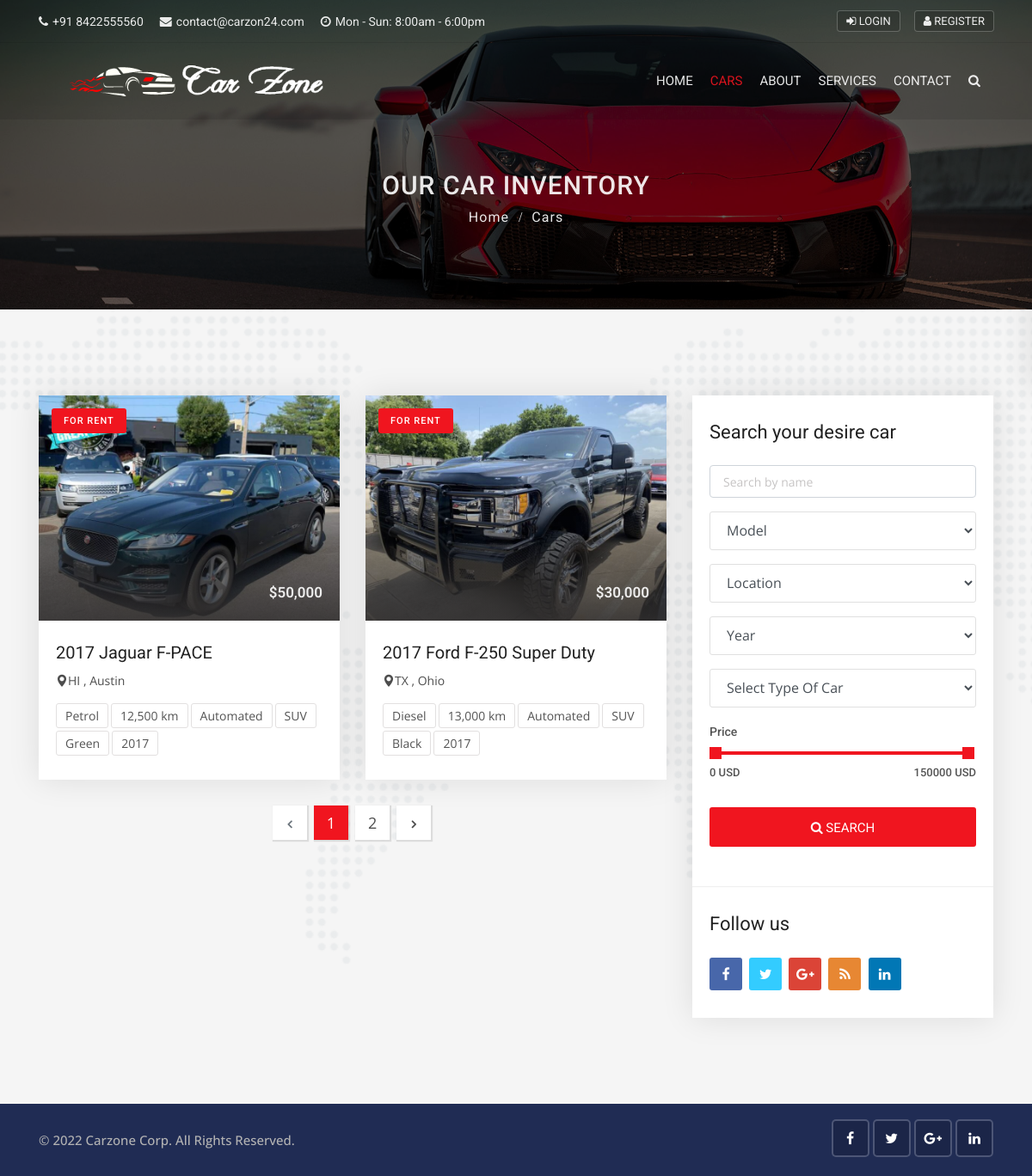
Screenshot of /cars/ with the database file from the repository.
### cars/models.py (models this page shows)
class Car(models.Model):
    state_choice = (
        ('AL', 'Alabama'),
        ('AK', 'Alaska'),
        ('AZ', 'Arizona'),
        ('AR', 'Arkansas'),
        ('CA', 'California'),
        ('CO', 'Colorado'),
        ('CT', 'Connecticut'),
        ('DE', 'Delaware'),
        ('DC', 'District Of Columbia'),
        ('FL', 'Florida'),
        ('GA', 'Georgia'),
        ('HI', 'Hawaii'),
        ('ID', 'Idaho'),
        ('IL', 'Illinois'),
        ('IN', 'Indiana'),
        ('IA', 'Iowa'),
        ('KS', 'Kansas'),
        ('KY', 'Kentucky'),
        ('LA', 'Louisiana'),
        ('ME', 'Maine'),
        ('MD', 'Maryland'),
        ('MA', 'Massachusetts'),
        ('MI', 'Michigan'),
        ('MN', 'Minnesota'),
        ('MS', 'Mississippi'),
        ('MO', 'Missouri'),
        ('MT', 'Montana'),
        ('NE', 'Nebraska'),
        ('NV', 'Nevada'),
        ('NH', 'New Hampshire'),
        ('NJ', 'New Jersey'),
        ('NM', 'New Mexico'),
        ('NY', 'New York'),
        ('NC', 'North Carolina'),
        ('ND', 'North Dakota'),
        ('OH', 'Ohio'),
        ('OK', 'Oklahoma'),
        ('OR', 'Oregon'),
        ('PA', 'Pennsylvania'),
        ('RI', 'Rhode Island'),
        ('SC', 'South Carolina'),
        ('SD', 'South Dakota'),
        ('TN', 'Tennessee'),
        ('TX', 'Texas'),
        ('UT', 'Utah'),
        ('VT', 'Vermont'),
        ('VA', 'Virginia'),
        ('WA', 'Washington'),
        ('WV', 'West Virginia'),
        ('WI', 'Wisconsin'),
        ('WY', 'Wyoming'),
    )
    year_choice = []
    for r in range(2000, (datetime.now().year+1)):
        year_choice.append((r,r))
    features_choices = (
        ('Cruise Control', 'Cruise Control'),
        ('Audio Interface', 'Audio Interface'),
        ('Airbags', 'Airbags'),
        ('Air Conditioning', 'Air Conditioning'),
        ('Seat Heating', 'Seat Heating'),
        ('Alarm System', 'Alarm System'),
        ('ParkAssist', 'ParkAssist'),
        ('Power Steering', 'Power Steering'),
        ('Reversing Camera', 'Reversing Camera'),
        ('Direct Fuel Injection', 'Direct Fuel Injection'),
        ('Auto Start/Stop', 'Auto Start/Stop'),
        ('Wind Deflector', 'Wind Deflector'),
        ('Bluetooth Handset', 'Bluetooth Handset'),
    )
    door_choices = (
        ('2', '2'),
        ('3', '3'),
        ('4', '4'),
        ('5', '5'),
        ('6', '6'),
    )
    car_title=models.CharField(max_length=255)
    state=models.CharField(choices=state_choice, max_length=100)
    city=models.CharField(max_length=100)
    color=models.CharField(max_length=100)
    model=models.CharField(max_length=100)
    year=models.IntegerField(("Year"),choices=year_choice)
    condition=models.CharField( max_length=100)
    price=models.IntegerField()
    description=RichTextField()
    car_photo=models.ImageField(upload_to='photos/%Y/%m/%d/')
    car_photo1=models.ImageField(upload_to='photos/%Y/%m/%d/',blank=True)
    car_photo2=models.ImageField(upload_to='photos/%Y/%m/%d/',blank=True)
    car_photo3=models.ImageField(upload_to='photos/%Y/%m/%d/',blank=True)
    car_photo4=models.ImageField(upload_to='photos/%Y/%m/%d/',blank=True)
    features=MultiSelectField(choices=features_choices)
    body_style=models.CharField( max_length=100)
    engine=models.CharField(max_length=100)
    transmission=models.CharField(max_length=100)
    interior=models.CharField( max_length=100)
    miles=models.IntegerField()
    door=models.CharField(choices=door_choices,max_length=10)
    passangers=models.IntegerField()
    vin_no=models.CharField(max_length=100)
    milage=models.IntegerField()
    fuel_type=models.CharField(max_length=50)
    no_of_owners=models.CharField( max_length=100)
    is_featured=models.BooleanField(default=False)
    created_date=models.DateTimeField(default=datetime.now, blank=False)

### cars/views.py (the view)
# urls.py: path('',views.car,name="cars"),
def car(request):
    cars=Car.objects.order_by('-created_date')
    paginator=Paginator(cars,2)
    page=request.GET.get('page')
    paged_car=paginator.get_page(page)
    model=Car.objects.values_list('model',flat=True).distinct()
    city=Car.objects.values_list('city',flat=True).distinct()
    year=Car.objects.values_list('year',flat=True).distinct()
    body_style=Car.objects.values_list('body_style',flat=True).distinct()
    data={
        "Cars":paged_car,
        "model":model,
        "city":city,
        "year":year,
        "body_style":body_style
    }
    return render(request,"cars/cars.html",data)

### templates/cars/cars.html (shortened to what this page needs)
{% extends 'base.html' %}
{% block content %}
{% load static %}
{% load humanize %}
<div class="sub-banner overview-bgi">
    <div class="container breadcrumb-area">
        <div class="breadcrumb-areas">
            <h1>Our Car Inventory</h1>
            <ul class="breadcrumbs">
                <li><a href="{% url 'home' %}">Home</a></li>
                <li class="active">Cars</li>
            </ul>
        </div>
    </div>
</div>
<div class="featured-car content-area">
    <div class="container">
        <div class="row">
            <div class="col-lg-8 col-md-12">
                <div class="row">
                    {% for car in Cars %}
                    <div class="col-lg-6 col-md-6">
                        <div class="car-box-3">
                            <div class="car-thumbnail">
                                <a href="{% url 'car_details' car.id %}" class="car-img">
                                    <div class="tag">For Rent</div>
                                    <div class="price-box">
                                        <span>${{car.price | intcomma}}</span>
                                    </div>
                                    <img class="d-block w-100" src="{{car.car_photo.url}}" alt="car" style="min-height: 262px; max-height: 262px;">
                                </a>
                            </div>
                            <div class="detail">
                                <h1 class="title">
                                    <a href="{% url 'car_details' car.id %}">{{car.car_title}}</a>
                                </h1>
                                <div class="location">
                                    <a href="{% url 'car_details' car.id %}">
                                        <i class="flaticon-pin"></i>{{car.state}} , {{car.city}}
                                    </a>
                                </div>
                                <ul class="facilities-list clearfix">
                                    <li>{{car.fuel_type}}</li>
                                    <li>{{car.miles | intcomma}} km</li>
                                    <li>{{car.transmission}}</li>
                                    <li>{{car.body_style}}</li>
                                    <li>{{car.color}}</li>
                                    <li>{{car.year}}</li>
                                </ul>
                            </div>
                        </div>
                    </div>
                    {% endfor %}
                </div>
                <div class="pagination-box p-box-2 text-center">
                    <nav aria-label="Page navigation example">
                        {% if Cars.has_other_pages %}
                        <ul class="pagination">
                            {% if Cars.has_previous %}
                              <li class="page-item">
                                <a class="page-link" href="?page={{Cars.previous_page_number}}"><i class="fa fa-angle-left"></i></a>
                              </li>
                            {% else %}
                               <li class="page-item disabled">
                                <a class="page-link"><i class="fa fa-angle-left"></i></a>
                               </li>
                            {% endif %}
                            {% for i in Cars.paginator.page_range %}
                              {% if Cars.number == i %}
                               <li class="page-item"><a class="page-link active" href="#">{{i}}</a></li>
                              {% else %}
                               <li class="page-item"><a class="page-link" href="?page={{i}}">{{i}}</a></li>
                              {% endif %}
                            {% endfor %}
                            {% if Cars.has_next %}
                              <li class="page-item">
                                <a class="page-link" href="?page={{Cars.next_page_number}}"><i class="fa fa-angle-right"></i></a>
                              </li>
                            {% else %}
                               <li class="page-item disabled">
                                <a class="page-link"><i class="fa fa-angle-right"></i></a>
                               </li>
                            {% endif %}
                        </ul>
                        {% endif %}
                    </nav>
                </div>
            </div>
            <div class="col-lg-4 col-md-12">
                <div class="sidebar-right">
                    <div class="widget advanced-search2">
                        <h3 class="sidebar-title">Search your desire car</h3>
                        <form action="{% url 'search' %}" method="">
                            <div class="form-group">
                                <input type="text" name="keyword" placeholder="Search by name" class="form-control">
                            </div>
                            <div class="form-group">
                                <select class="form-control search-fields" name="model">
                                    <option selected="true" disabled="disabled">Model</option>
                                </select>
                            </div>
                            <div class="form-group">
                                <select class="form-control search-fields" name="city">
                                    <option selected="true" disabled="disabled">Location</option>
                                </select>
                            </div>
                            <div class="form-group">
                                <select class="form-control search-fields" name="year">
                                    <option selected="true" disabled="disabled">Year</option>
                                </select>
                            </div>
                            <div class="form-group">
                                <select class="form-control search-fields" name="body">
                                    <option selected="true" disabled="disabled">Select Type Of Car</option>
                                </select>
                            </div>
                            <div class="range-slider clearfix">
                                            <label>Price</label>
                                            <div data-min="0" data-max="150000"  data-min-name="min_price" data-max-name="max_price" data-unit="USD" class="range-slider-ui ui-slider" aria-disabled="false"></div>
                                            <div class="clearfix"></div>
                                        </div>
                            <div class="form-group">
                                <button class="btn btn-block button-theme btn-md">
                                    <i class="fa fa-search"></i> Search
                                </button>
                            </div>
                        </form>
                    </div>
                    <div class="widget question widget-3">
                        <h5 class="sidebar-title">Follow us</h5>
                        <div class="social-list clearfix">
                            <ul>
                                <li><a href="#" class="facebook-bg"><i class="fa fa-facebook"></i></a></li>
                                <li><a href="#" class="twitter-bg"><i class="fa fa-twitter"></i></a></li>
                                <li><a href="#" class="google-bg"><i class="fa fa-google-plus"></i></a></li>
                                <li><a href="#" class="rss-bg"><i class="fa fa-rss"></i></a></li>
                                <li><a href="#" class="linkedin-bg"><i class="fa fa-linkedin"></i></a></li>
                            </ul>
                        </div>
                    </div>
                </div>
            </div>
        </div>
    </div>
</div>
{% endblock %}

### Carshowroom/static/css/skins/red.css (style rules this page uses)
.button-theme { background:#f0151f; }
.tag { background:#f0151f; }
.pagination > li > .active { background:#f0151f; }

### rows the page displays
Car: price "50,000", car_photo (picture), car_title "2017 Jaguar F-PACE", state "HI", city "Austin", fuel_type "Petrol", miles "12,500", transmission "Automated", body_style "SUV", color "Green", year "2017"
Car: price "30,000", car_photo (picture), car_title "2017 Ford F-250 Super Duty", state "TX", city "Ohio", fuel_type "Diesel", miles "13,000", transmission "Automated", body_style "SUV", color "Black", year "2017"

### other values shown
{{ i }} "1"
{{ i }} "2"
